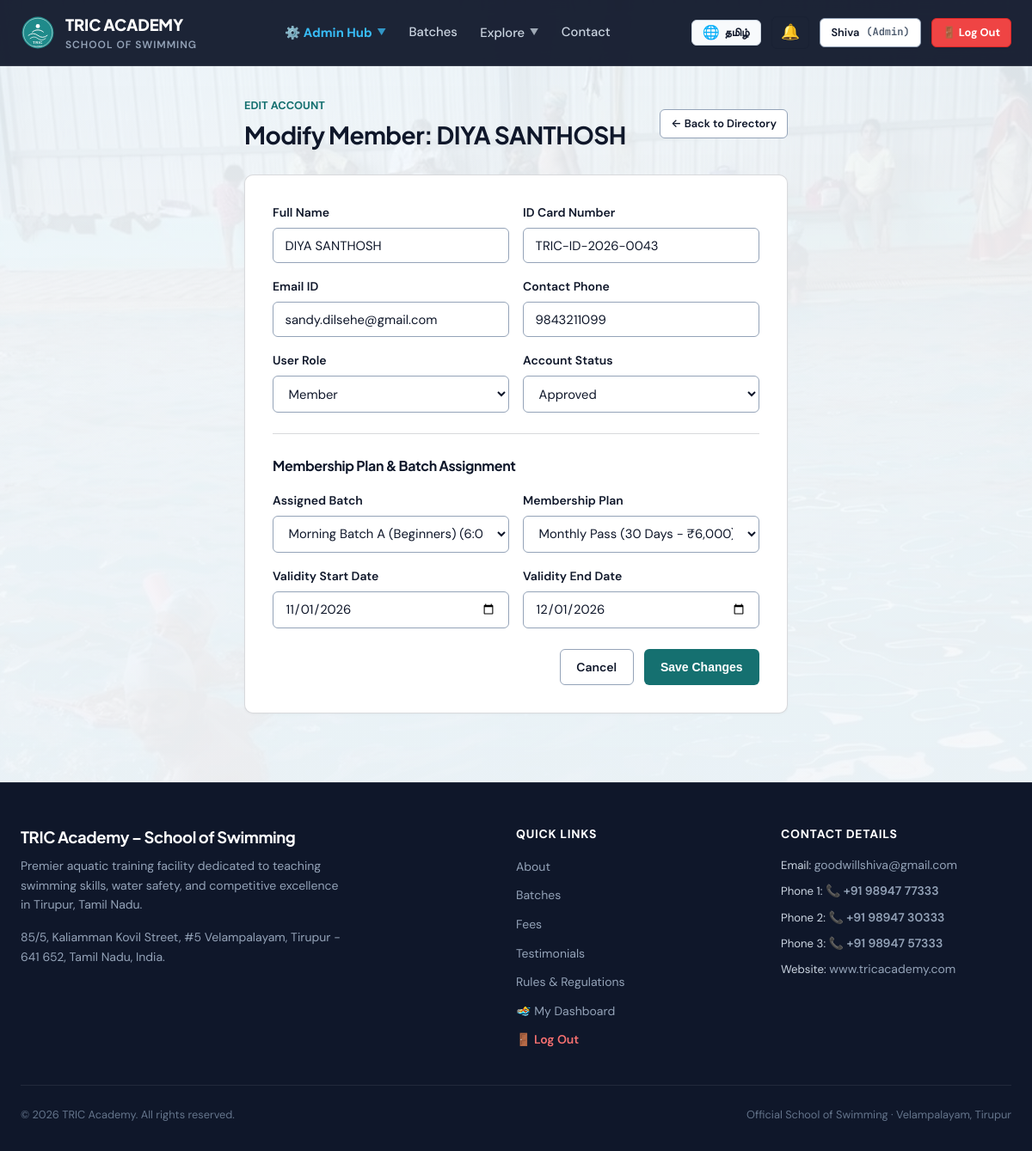
The app's page /admin/users/43/edit (signed in) with its own data.
### tables this page shows
CREATE TABLE "users" (
    id INTEGER PRIMARY KEY AUTOINCREMENT,
    app_no TEXT UNIQUE NOT NULL,
    role TEXT CHECK(role IN ('member', 'coach', 'admin')) NOT NULL DEFAULT 'member',
    status TEXT CHECK(status IN ('pending', 'approved', 'deactivated')) NOT NULL DEFAULT 'pending',
    name TEXT NOT NULL,
    email TEXT NOT NULL,
    phone TEXT NOT NULL,
    password_hash TEXT NOT NULL,
    dob DATE,
    age INTEGER,
    address TEXT,
    pincode TEXT,
    guardian_name TEXT,
    guardian_occupation TEXT,
    experience TEXT,
    pass_type_requested TEXT CHECK(pass_type_requested IN ('learn_to_swim', 'competition')) DEFAULT 'learn_to_swim',
    sponsored INTEGER DEFAULT 0,
    sponsor_cert_filename TEXT,
    photo_filename TEXT,
    health_declared INTEGER DEFAULT 0,
    rules_agreed INTEGER DEFAULT 0,
    signature_name TEXT,
    place TEXT,
    application_date DATE DEFAULT (DATE('now')),
    email_verified INTEGER DEFAULT 0,
    email_token TEXT,
    phone_verified INTEGER DEFAULT 0,
    mock_otp TEXT,
    reset_token TEXT,
    reset_token_expiry DATETIME,
    created_at DATETIME DEFAULT CURRENT_TIMESTAMP,
    rules_confirmed_at DATETIME,
    parent_id INTEGER REFERENCES users(id)
, dpdp_consent INTEGER DEFAULT 0);

CREATE TABLE office_use (
    id INTEGER PRIMARY KEY AUTOINCREMENT,
    user_id INTEGER UNIQUE NOT NULL,
    coach_recommendation TEXT,
    pass_type_issued TEXT,
    validity_start DATE,
    validity_end DATE,
    id_card_number TEXT,
    id_card_fee_paid INTEGER DEFAULT 0,
    documents_verified INTEGER DEFAULT 0,
    section_ic_signature TEXT,
    section_ic_date DATE,
    approved_by TEXT,
    approved_at DATETIME,
    FOREIGN KEY (user_id) REFERENCES users(id) ON DELETE CASCADE
);

CREATE TABLE user_memberships (
    id INTEGER PRIMARY KEY AUTOINCREMENT,
    user_id INTEGER NOT NULL,
    plan_id INTEGER NOT NULL,
    batch_id INTEGER NOT NULL,
    start_date DATE NOT NULL,
    end_date DATE NOT NULL,
    is_active INTEGER DEFAULT 1,
    created_at DATETIME DEFAULT CURRENT_TIMESTAMP,
    FOREIGN KEY (user_id) REFERENCES users(id) ON DELETE CASCADE,
    FOREIGN KEY (plan_id) REFERENCES plans(id),
    FOREIGN KEY (batch_id) REFERENCES batches(id)
);

CREATE TABLE batches (
    id INTEGER PRIMARY KEY AUTOINCREMENT,
    name TEXT NOT NULL,
    timing_desc TEXT NOT NULL,
    coach_name TEXT,
    max_capacity INTEGER DEFAULT 25,
    is_competition INTEGER DEFAULT 0
);

CREATE TABLE plans (
    id INTEGER PRIMARY KEY AUTOINCREMENT,
    name TEXT NOT NULL,
    duration_days INTEGER NOT NULL,
    fee_amount REAL NOT NULL,
    description TEXT
);

### app.py (the view, shortened to what this page needs)
@app.route('/admin/users/<int:user_id>/edit', methods=['GET', 'POST'])
@role_required(['admin'])
def admin_user_edit(user_id):
    db = get_db()
    user = db.execute(
        """
        SELECT u.*, m.plan_id, m.batch_id, m.start_date, m.end_date, o.id_card_number
        FROM users u
        LEFT JOIN user_memberships m ON u.id = m.user_id AND m.is_active = 1
        LEFT JOIN office_use o ON u.id = o.user_id
        WHERE u.id = ?
        """,
        (user_id,)
    ).fetchone()
    if not user:
        abort(404)
    batches = db.execute("SELECT * FROM batches ORDER BY id").fetchall()
    plans = db.execute("SELECT * FROM plans ORDER BY id").fetchall()
    return render_template('admin_user_edit.html', member=user, batches=batches, plans=plans)

### templates/admin_user_edit.html (shortened to what this page needs)
{% extends "base.html" %}
{% block content %}
<div class="container" style="max-width: 680px; padding-top: 2rem; padding-bottom: 5rem;">
  <div style="display: flex; justify-content: space-between; align-items: center; margin-bottom: 1.5rem;">
    <div>
      <span style="font-size: 0.8rem; font-weight: 700; color: var(--brand-primary); text-transform: uppercase;">Edit Account</span>
      <h1 style="font-size: 1.75rem;">Modify Member: {{ member.name }}</h1>
    </div>
    <a href="{{ url_for('admin_users') }}" class="btn btn-secondary btn-sm">
      ← Back to Directory
    </a>
  </div>
  <div class="card" style="padding: 2rem;">
    <form method="POST">
      <div style="display: grid; grid-template-columns: 1fr 1fr; gap: 1rem; margin-bottom: 1rem;">
        <div class="form-group" style="margin-bottom: 0;">
          <label class="form-label">Full Name</label>
          <input type="text" name="name" class="form-control" value="{{ member.name }}" required>
        </div>
        <div class="form-group" style="margin-bottom: 0;">
          <label class="form-label">ID Card Number</label>
          <input type="text" name="id_card_number" class="form-control font-mono" value="{{ member.id_card_number or '' }}">
        </div>
      </div>
      <div style="display: grid; grid-template-columns: 1fr 1fr; gap: 1rem; margin-bottom: 1rem;">
        <div class="form-group" style="margin-bottom: 0;">
          <label class="form-label">Email ID</label>
          <input type="email" name="email" class="form-control" value="{{ member.email }}" required>
        </div>
        <div class="form-group" style="margin-bottom: 0;">
          <label class="form-label">Contact Phone</label>
          <input type="tel" name="phone" class="form-control font-mono" value="{{ member.phone }}" required>
        </div>
      </div>
      <div style="display: grid; grid-template-columns: 1fr 1fr; gap: 1rem; margin-bottom: 1.5rem;">
        <div class="form-group" style="margin-bottom: 0;">
          <label class="form-label">User Role</label>
          <select name="role" class="form-control">
            <option value="member" {% if member.role == 'member' %}selected{% endif %}>Member</option>
          </select>
        </div>
        <div class="form-group" style="margin-bottom: 0;">
          <label class="form-label">Account Status</label>
          <select name="status" class="form-control">
            <option value="approved" {% if member.status == 'approved' %}selected{% endif %}>Approved</option>
          </select>
        </div>
      </div>
      <div style="border-top: 1px solid var(--border-hairline); padding-top: 1.5rem; margin-bottom: 1.5rem;">
        <h4 style="font-size: 1rem; margin-bottom: 1rem;">Membership Plan &amp; Batch Assignment</h4>
        <div style="display: grid; grid-template-columns: 1fr 1fr; gap: 1rem; margin-bottom: 1rem;">
          <div class="form-group" style="margin-bottom: 0;">
            <label class="form-label">Assigned Batch</label>
            <select name="batch_id" class="form-control">
              {% for b in batches %}
              <option value="{{ b.id }}" {% if b.id == member.batch_id %}selected{% endif %}>
                {{ b.name }} ({{ b.timing_desc }})
              </option>
              {% endfor %}
            </select>
          </div>
          <div class="form-group" style="margin-bottom: 0;">
            <label class="form-label">Membership Plan</label>
            <select name="plan_id" class="form-control">
              {% for p in plans %}
              <option value="{{ p.id }}" {% if p.id == member.plan_id %}selected{% endif %}>
                {{ p.name }} ({{ p.duration_days }} Days - ₹{{ '{:,.0f}'.format(p.fee_amount) }})
              </option>
              {% endfor %}
            </select>
          </div>
        </div>
        <div style="display: grid; grid-template-columns: 1fr 1fr; gap: 1rem;">
          <div class="form-group" style="margin-bottom: 0;">
            <label class="form-label">Validity Start Date</label>
            <input type="date" name="start_date" class="form-control" value="{{ member.start_date or '' }}">
          </div>
          <div class="form-group" style="margin-bottom: 0;">
            <label class="form-label">Validity End Date</label>
            <input type="date" name="end_date" class="form-control" value="{{ member.end_date or '' }}">
          </div>
        </div>
      </div>
      <div style="display: flex; justify-content: flex-end; gap: 0.75rem;">
        <a href="{{ url_for('admin_users') }}" class="btn btn-secondary">Cancel</a>
        <button type="submit" class="btn btn-primary">Save Changes</button>
      </div>
    </form>
  </div>
</div>
{% endblock %}

### templates/base.html (shortened to what this page needs)
<!DOCTYPE html>
<html lang="en">
<head>
  <link rel="stylesheet" href="{{ url_for('static', filename='css/theme.css') }}">
  <link rel="stylesheet" href="{{ url_for('static', filename='css/paper_form.css') }}">
</head>
<body class="{% block body_class %}{% endblock %}">
  <header class="top-navbar {% block nav_class %}{% endblock %}">
    <div class="nav-container">
      <a href="{{ url_for('index') }}" class="brand-lockup">
        <img src="{{ url_for('static', filename='images/logo.svg') }}" alt="TRIC Logo" class="brand-logo-img">
        <div>
          <span class="brand-name">TRIC ACADEMY</span>
          <span class="brand-sub" data-i18n="nav_brand_sub">School of Swimming</span>
        </div>
      </a>
      <nav class="nav-links">
        {% if current_user and current_user.role == 'member' %}
          <a href="{{ url_for('member_dashboard') }}" class="nav-link {% if request.path in ('/dashboard', '/member/dashboard') %}active{% endif %}" data-i18n="nav_dashboard">🏊 My Dashboard</a>
          <a href="{{ url_for('renew_membership') }}" class="nav-link {% if request.path == '/renew' %}active{% endif %}" data-i18n="nav_renew">⚡ Renew Pass</a>
          <a href="{{ url_for('index') }}#batches" class="nav-link" data-i18n="nav_batches">Batches</a>
        {% elif current_user and current_user.role == 'admin' %}
          <div class="nav-dropdown" id="navAdminDropdown">
            <button type="button" class="nav-dropdown-toggle {% if '/admin' in request.path %}active{% endif %}" style="color: #38BDF8; font-weight: 700;">
              <span>⚙️ Admin Hub</span>
              <span class="nav-dropdown-chevron">▼</span>
            </button>
          </div>
          <a href="{{ url_for('index') }}#batches" class="nav-link" data-i18n="nav_batches">Batches</a>
        {% else %}
          <a href="{{ url_for('index') }}#about" class="nav-link" data-i18n="nav_about">About</a>
          <a href="{{ url_for('index') }}#batches" class="nav-link" data-i18n="nav_batches">Batches</a>
          <a href="{{ url_for('index') }}#fees" class="nav-link" data-i18n="nav_fees">Fees</a>
        {% endif %}
        <div class="nav-dropdown" id="navExploreDropdown">
          <button type="button" class="nav-dropdown-toggle {% if request.path in ('/rules', '/competition') %}active{% endif %}" aria-expanded="false" aria-haspopup="true">
            <span data-i18n="nav_explore">Explore</span>
            <span class="nav-dropdown-chevron">▼</span>
          </button>
        </div>
        <a href="{{ url_for('index') }}#contact" class="nav-link" data-i18n="nav_contact">Contact</a>
      </nav>
      <div class="nav-actions">
        <button type="button" class="lang-toggle-btn" id="langToggleBtn" onclick="toggleTricLanguage()" title="Switch Language / மொழியை மாற்றுக" aria-label="Toggle language">
          <span class="lang-icon">🌐</span>
          <span class="lang-label" id="langToggleLabel">தமிழ்</span>
        </button>
        {% if current_user %}
          <div class="notif-dropdown-wrapper">
            <button type="button" class="notif-btn" id="notifBellBtn" title="Notifications" onclick="document.getElementById('notifMenu').classList.toggle('open')">
              🔔
            </button>
          </div>
          <a href="{{ url_for('member_dashboard') if current_user.role == 'member' else url_for('admin_dashboard') }}" class="btn btn-secondary btn-sm nav-desktop-user">
            <span>{{ current_user.name.split()[0] }}</span>
            <span class="font-mono" style="font-size: 0.75rem; color: var(--text-muted);">({{ current_user.role|capitalize }})</span>
          </a>
          <a href="{{ url_for('logout') }}" class="btn btn-danger btn-sm nav-desktop-logout" style="font-weight: 700; background-color: #EF4444; border-color: #DC2626; color: #FFFFFF;" title="Log Out" data-i18n="nav_logout">
          </a>
        {% else %}
          <a href="{{ url_for('login') }}" class="btn btn-secondary btn-sm nav-desktop-login" data-i18n="nav_login">Login</a>
          <a href="{{ url_for('apply_pass') }}" class="btn btn-primary btn-sm nav-desktop-apply" data-i18n="nav_apply">Apply for Pass</a>
        {% endif %}
      </div>
    </div>
  </header>
  <main class="main-content">
    {% block content %}{% endblock %}
  </main>
  <footer class="site-footer">
    <div class="footer-container">
      <div class="footer-brand">
        <h4>TRIC Academy – School of Swimming</h4>
        <p>Premier aquatic training facility dedicated to teaching swimming skills, water safety, and competitive excellence in Tirupur, Tamil Nadu.</p>
        <div style="margin-top: 1rem; font-size: 0.85rem; color: #94A3B8;">
          <p>85/5, Kaliamman Kovil Street, #5 Velampalayam, Tirupur - 641 652, Tamil Nadu, India.</p>
        </div>
      </div>
      <div class="footer-col">
        <h5>Quick Links</h5>
        <ul class="footer-links">
          <li><a href="{{ url_for('index') }}#about" data-i18n="nav_about">About Academy</a></li>
          <li><a href="{{ url_for('index') }}#batches" data-i18n="nav_batches">Batch Schedules</a></li>
          <li><a href="{{ url_for('index') }}#fees" data-i18n="nav_fees">Membership Fees</a></li>
          <li><a href="{{ url_for('index') }}#testimonials" data-i18n="nav_testimonials">Member Testimonials</a></li>
          <li><a href="{{ url_for('rules') }}" data-i18n="nav_rules">Pool Rules & Safety</a></li>
          {% if current_user %}
            <li><a href="{{ url_for('member_dashboard') if current_user.role == 'member' else url_for('admin_dashboard') }}" data-i18n="nav_dashboard">My Dashboard</a></li>
            <li><a href="{{ url_for('logout') }}" style="color: #F87171; font-weight: 600;" data-i18n="nav_logout">🚪 Log Out</a></li>
          {% else %}
            <li><a href="{{ url_for('apply_pass') }}" data-i18n="nav_apply">Apply for Entry Pass</a></li>
          {% endif %}
        </ul>
      </div>
      <div class="footer-col">
        <h5>Contact Details</h5>
        <ul class="footer-links" style="font-size: 0.825rem;">
          <li>Email: <a href="mailto:goodwillshiva@gmail.com">goodwillshiva@gmail.com</a></li>
          <li>Phone 1: <a href="tel:+919894777333" class="phone-link">📞 +91 98947 77333</a></li>
          <li>Phone 2: <a href="tel:+919894730333" class="phone-link">📞 +91 98947 30333</a></li>
          <li>Phone 3: <a href="tel:+919894757333" class="phone-link">📞 +91 98947 57333</a></li>
          <li>Website: <a href="http://www.tricacademy.com" target="_blank">www.tricacademy.com</a></li>
        </ul>
      </div>
    </div>
    <div class="footer-bottom">
      <span>&copy; {{ now.year }} TRIC Academy. All rights reserved.</span>
      <span>Official School of Swimming · Velampalayam, Tirupur</span>
    </div>
  </footer>
</body>
</html>

### records on screen
users: name "Shiva", role "Admin"
users: name "DIYA SANTHOSH", email "sandy.dilsehe@gmail.com", phone "9843211099", role "Member", status "Approved"
office_use: id_card_number "TRIC-ID-2026-0043"
user_memberships: batch_id "Morning Batch A (Beginners) (6:00 AM - 7:00 AM (Mon-Sat))", plan_id "Monthly Pass (30 Days - ₹6,000)", start_date "11/01/2026", end_date "12/01/2026"
